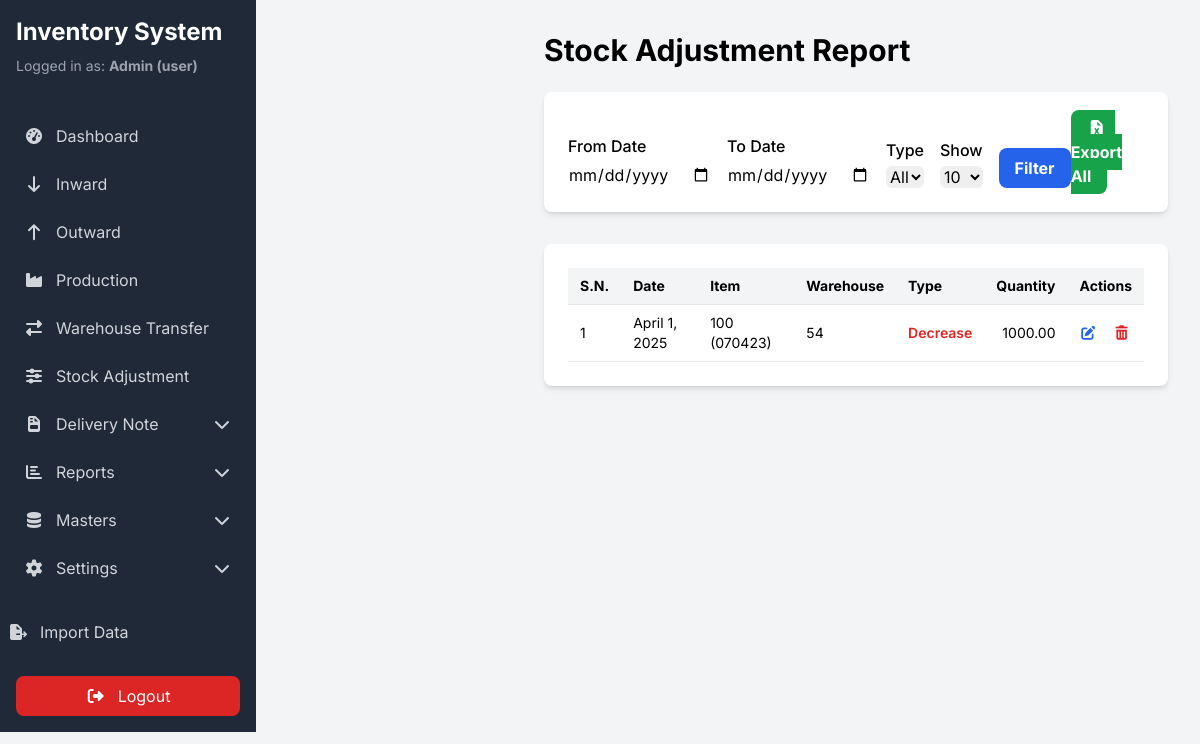
/report/adjustment/ (signed in), run on an earlier commit of the app's database.
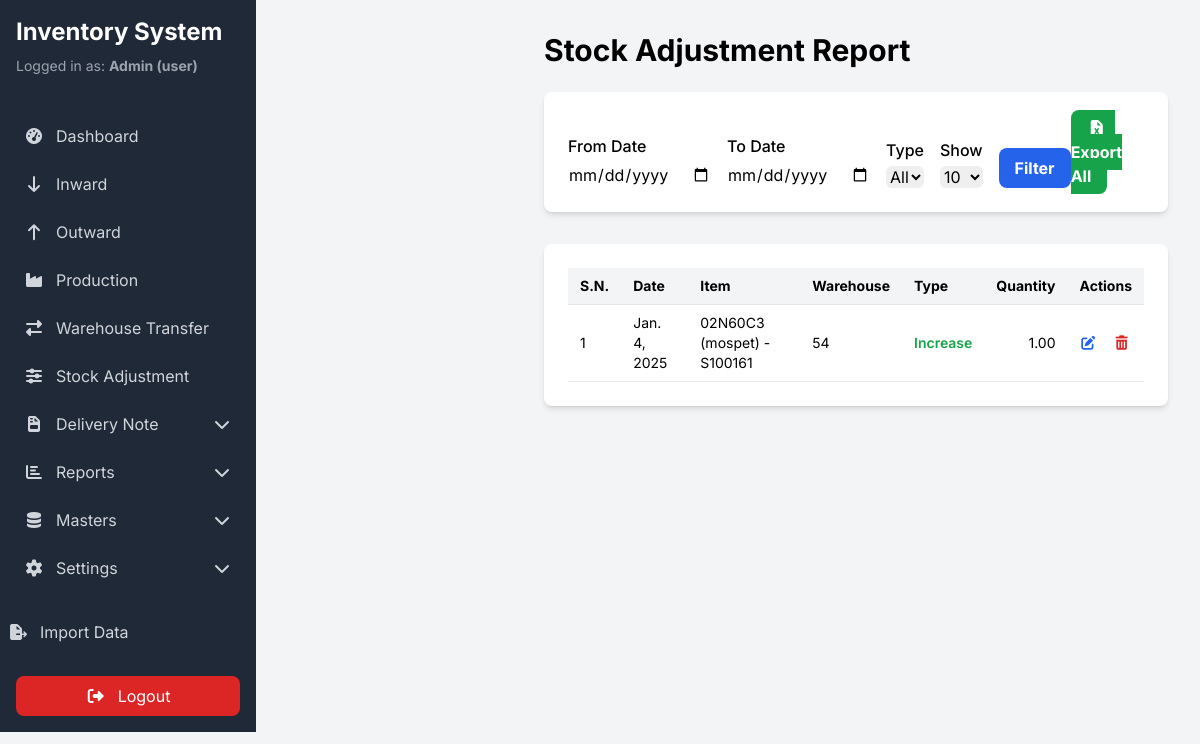
And on a later commit of the database.
### inventory/models.py (models this page shows, shortened)
class StockAdjustmentItem(models.Model):
    ADJUSTMENT_TYPE_CHOICES = (('ADD', 'Increase'), ('SUB', 'Decrease'))
    header = models.ForeignKey(StockAdjustmentHeader, on_delete=models.CASCADE, related_name='items')
    item = models.ForeignKey(ItemMaster, on_delete=models.PROTECT)
    warehouse = models.ForeignKey(WarehouseMaster, on_delete=models.PROTECT)
    adjustment_type = models.CharField(max_length=3, choices=ADJUSTMENT_TYPE_CHOICES)
    quantity = models.DecimalField(max_digits=10, decimal_places=2)

class StockAdjustmentHeader(models.Model):
    date = models.DateField()
    reason = models.TextField()
    created_by = models.ForeignKey(settings.AUTH_USER_MODEL, on_delete=models.SET_NULL, null=True)
    created_at = models.DateTimeField(auto_now_add=True)

class ItemMaster(models.Model):
    name = models.CharField(max_length=150, unique=True, help_text="The name of the item.")
    code = models.CharField(max_length=50, unique=True, null=True, blank=True, help_text="Unique code or SKU for the item.")
    unit = models.CharField(max_length=20, help_text="e.g., KG, PCS, LTR")
    group = models.ForeignKey(GroupMaster, on_delete=models.PROTECT, related_name='items')

class WarehouseMaster(models.Model):
    name = models.CharField(max_length=100, unique=True)
    parent = models.ForeignKey('self', on_delete=models.CASCADE, null=True, blank=True, related_name='children')

### inventory/views.py (the view, shortened to what this page needs)
# urls.py: path('report/adjustment/', StockAdjustmentReportView.as_view(), name='stock_adjustment_report'),
class StockAdjustmentReportView(LoginRequiredMixin, View):
    def get(self, request):
        start_date = request.GET.get('start_date')
        end_date = request.GET.get('end_date')
        per_page = request.GET.get('per_page', 10)
        type_filter = request.GET.get('type_filter')
        adjustment_items_list = StockAdjustmentItem.objects.select_related(
            'header', 'item', 'warehouse'
        ).all().order_by('-header__date')
        if start_date:
            adjustment_items_list = adjustment_items_list.filter(header__date__gte=start_date)
        if end_date:
            adjustment_items_list = adjustment_items_list.filter(header__date__lte=end_date)
        if type_filter:
            adjustment_items_list = adjustment_items_list.filter(adjustment_type=type_filter)
        paginator = Paginator(adjustment_items_list, per_page)
        page_number = request.GET.get('page')
        adjustment_items_page = paginator.get_page(page_number)
        context = {
            'adjustment_items': adjustment_items_page,
            'per_page': per_page,
            'start_date': start_date,
            'end_date': end_date,
            'type_filter': type_filter,
        }
        return render(request, 'inventory/stock_adjustment_report.html', context)

### inventory/templates/inventory/stock_adjustment_report.html (shortened to what this page needs)
{% extends "inventory/base.html" %}
{% block content %}
<div class="flex justify-between items-center mb-6">
    <h2 class="text-3xl font-bold">Stock Adjustment Report</h2>
</div>
<div class="bg-white p-6 rounded-lg shadow-md mb-8">
    <div class="flex justify-between items-end">
        <form method="get" class="flex items-end space-x-4">
            <div>
                <label class="block font-medium">From Date</label>
                <input type="date" name="start_date" value="{{ start_date|default:'' }}" class="mt-1 block w-full border-gray-300 rounded-md">
            </div>
            <div>
                <label class="block font-medium">To Date</label>
                <input type="date" name="end_date" value="{{ end_date|default:'' }}" class="mt-1 block w-full border-gray-300 rounded-md">
            </div>
            <div>
                <label class="block font-medium">Type</label>
                <select name="type_filter" class="mt-1 block w-full border-gray-300 rounded-md">
                    <option value="">All</option>
                </select>
            </div>
            <div>
                <label class="block font-medium">Show</label>
                <select name="per_page" onchange="this.form.submit()" class="mt-1 block w-full border-gray-300 rounded-md">
                    <option value="10" {% if per_page == '10' %}selected{% endif %}>10</option>
                </select>
            </div>
            <button type="submit" class="bg-blue-600 text-white font-bold py-2 px-4 rounded-lg hover:bg-blue-700">Filter</button>
        </form>
        <div>
            <a href="?{{ request.GET.urlencode }}&export=csv" class="bg-green-600 text-white font-bold py-2 px-4 rounded-lg hover:bg-green-700">
                <i class="fas fa-file-excel mr-2"></i>Export All
            </a>
        </div>
    </div>
</div>
<div class="bg-white p-6 rounded-lg shadow-md overflow-x-auto">
    <table class="min-w-full bg-white text-sm">
        <thead class="bg-gray-100">
            <tr>
                <th class="py-2 px-3 border-b text-left">S.N.</th>
                <th class="py-2 px-3 border-b text-left">Date</th>
                <th class="py-2 px-3 border-b text-left">Item</th>
                <th class="py-2 px-3 border-b text-left">Warehouse</th>
                <th class="py-2 px-3 border-b text-left">Type</th>
                <th class="py-2 px-3 border-b text-right">Quantity</th>
                <th class="py-2 px-3 border-b text-left">Actions</th>
            </tr>
        </thead>
        <tbody>
            {% for item in adjustment_items %}
            <tr class="hover:bg-gray-50">
                <td class="py-2 px-3 border-b">{{ forloop.counter0|add:adjustment_items.start_index }}</td>
                <td class="py-2 px-3 border-b">{{ item.header.date }}</td>
                <td class="py-2 px-3 border-b">{{ item.item.name }}</td>
                <td class="py-2 px-3 border-b">{{ item.warehouse.name }}</td>
                <td class="py-2 px-3 border-b font-semibold {% if item.adjustment_type == 'ADD' %}text-green-600{% else %}text-red-600{% endif %}">{{ item.get_adjustment_type_display }}</td>
                <td class="py-2 px-3 border-b text-right">{{ item.quantity|floatformat:2 }}</td>
                <td class="py-2 px-3 border-b whitespace-nowrap">
                    <a href="{% url 'stock_adjustment_edit' item.header.pk %}" class="text-blue-600 hover:text-blue-800 mr-3" title="Edit Transaction"><i class="fas fa-edit"></i></a>
                    <a href="{% url 'stock_adjustment_delete' item.header.pk %}" class="text-red-600 hover:text-red-800" title="Delete Transaction"><i class="fas fa-trash-alt"></i></a>
                </td>
            </tr>
            {% empty %}
            <tr><td colspan="7" class="py-4 text-center text-gray-500">No adjustments found.</td></tr>
            {% endfor %}
        </tbody>
    </table>
    </div>
{% endblock %}

What changed in the data, as far as the page shows it:
changed StockAdjustmentItem: header "April 1, 2025" → "Jan. 4, 2025"; item.name "100 (070423)" → "02N60C3 (mospet) - S100161"; adjustment_type "Decrease" → "Increase"; quantity "1000.00" → "1.00"
